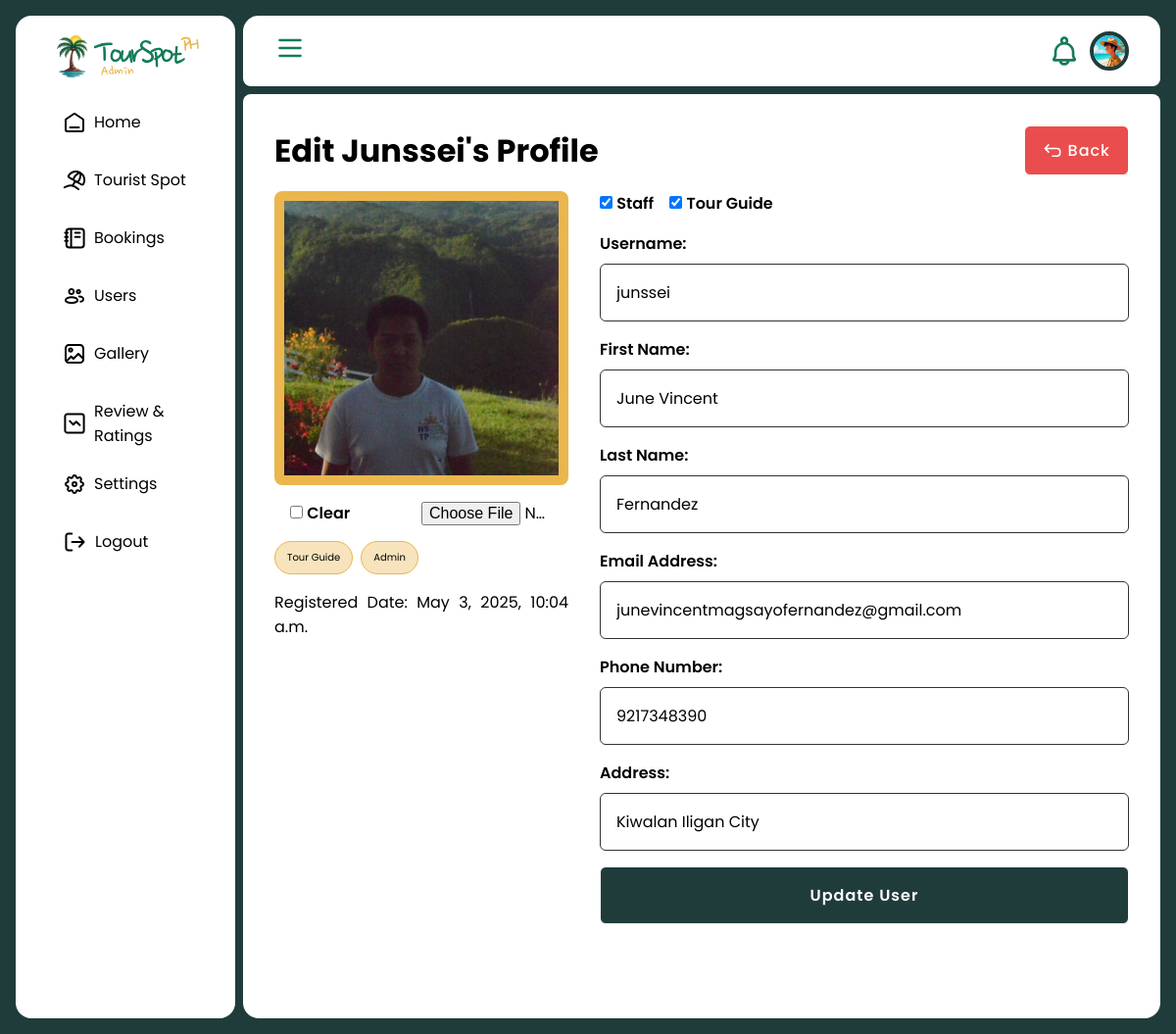
Screenshot of /ts-admin/users/1/edit with the database file from the repository.
### booking/models.py (models this page shows, shortened)
class CustomUser(AbstractBaseUser, PermissionsMixin):
    email = models.EmailField(unique=True)
    address = models.CharField(max_length=150, blank=True)
    phone = models.CharField(max_length=15, blank=True)
    first_name = models.CharField(max_length=50, blank=True)
    last_name = models.CharField(max_length=50, blank=True)
    registration_date = models.DateTimeField(auto_now_add=True)
    username = models.CharField(max_length=30, unique=True, blank=True)
    image = models.ImageField(
        upload_to='profiles', blank=True, null=True, validators=[
            FileExtensionValidator(allowed_extensions=['jpg', 'jpeg', 'webp']),
            validate_image_size
        ])
    is_active = models.BooleanField(default=True)
    is_staff = models.BooleanField(default=False)
    is_tourguide = models.BooleanField(default=False)
    objects = CustomUserManager()
    USERNAME_FIELD = 'email'
    REQUIRED_FIELDS = []

### booking/views/adminViews.py (the view)
# urls.py: path('ts-admin/users/<int:id>/edit', adminViews.edit_user, name='edit_user'),
def edit_user(request, id):
    list = CustomUser.objects.get(id=id)
    if request.method == 'POST':
        form = EditUserAdminForm(request.POST, request.FILES, instance=list)
        if form.is_valid():
            form.save()
            messages.success(request, "Update successfully!")
            return redirect('view_user', id)
        else:
            messages.error(request, "Update failed!")
            return redirect('edit_user', id)
    else:
        form = EditUserAdminForm(instance=list)
    context = {
        'action': "Edit",
        'title': "User",
        'form': form,
        'list': list,
    }
    template = loader.get_template('admin/users/edit.html')
    return HttpResponse(template.render(context, request))

### booking/forms.py
class EditUserAdminForm(forms.ModelForm):
    first_name = forms.CharField(widget=forms.TextInput(attrs={
        'placeholder': 'First Name',
    }))
    last_name = forms.CharField(widget=forms.TextInput(attrs={
        'placeholder': 'Last Name'
    }))
    email = forms.EmailField(widget=forms.EmailInput(attrs={
        'placeholder': 'Email Address'
    }))
    username = forms.CharField(widget=forms.TextInput(attrs={
        'placeholder': 'Username'
    }))
    phone = forms.CharField(widget=forms.NumberInput(attrs={
        'placeholder': 'Phone Number'
    }), required=False)
    address = forms.CharField(widget=forms.TextInput(attrs={
        'placeholder': 'Address'
    }), required=False)
    image = forms.ImageField(widget=forms.ClearableFileInput(attrs={
        'accept': 'image/jpeg,  image/png, image/webp',
    }), required=False)
    is_staff = forms.BooleanField(required=False)
    is_tourguide = forms.BooleanField(required=False)
    class Meta:
        model = CustomUser
        fields = 'first_name', 'last_name', 'email', 'phone', 'address', 'username', 'image', 'is_staff', 'is_tourguide'

### booking/templates/admin/users/edit.html (shortened to what this page needs)
{% extends 'admin/master-admin.html' %}
{% load static %}
{% block content %}
<div class="content_header">
    <h1> {{ action }} {{ list.username }}'s Profile </h1>
    <a href="{% url 'users' %}" class="button-small-long button-clrprimary-wimg button-red"><img src="{% static 'icon/action-icons=back-01.svg' %}"><span> Back </span></a>
</div>
<div class="content_body">
    <form action="" class="info-container form-container" method="POST" enctype="multipart/form-data">
        <div class="profile-section">
            {% if list.image.url != null %}
            <img src="{{ list.image.url }}" class="profile-img">
            {% else %}
            <img src="/media/profiles/default-profile.jpeg" class="profile-img">
            {% endif %}
            <div class="input-group">
                <div class="input-container-image">
                    <div>
                        <input type="checkbox" name="image-clear" id="image-clear_id">
                        <label for="image-clear_id">Clear</label><br>
                    </div>
                    <input type="file" name="image" accept="image/*" id="id_image">
                </div>
            </div>
            <div class="profile-desc">
                <div class="profile-usertags">
                    {% if list.is_tourguide %}
                        <a class="roletags tags"> Tour Guide </a>
                    {% endif %}
                    {% if list.is_staff %}
                        <a class="roletags tags"> Admin </a>
                    {% endif %}
                </div>
                <p> Registered Date: {{ list.registration_date }} </p>
            </div>
        </div>
        <div class="details-section">
            <div class="form-container">
                <div class="input-group">
                    <div class="input-container-select">
                        <div>
                            {{ form.is_staff }} <label for="is_staff"> Staff </label>
                        </div>
                        <div>
                            {{ form.is_tourguide }} <label for="is_tourguide"> Tour Guide </label>
                        </div>
                    </div>
                </div>
                <div class="input-group">
                    <label for="username">Username: </label>
                    <div class="input-container">
                        {{ form.username }}
                    </div>
                </div>
                <div class="input-group">
                    <label for="first_name">First Name: </label>
                    <div class="input-container">
                        {{ form.first_name }}
                    </div>
                </div>
                <div class="input-group">
                    <label for="last_name">Last Name: </label>
                    <div class="input-container">
                        {{ form.last_name }}
                    </div>
                </div>
                <div class="input-group">
                    <label for="email">Email Address: </label>
                    <div class="input-container">
                        {{ form.email }}
                    </div>
                </div>
                <div class="input-group">
                    <label for="phone">Phone Number: </label>
                    <div class="input-container">
                        {{ form.phone }}
                    </div>
                </div>
                <div class="input-group">
                    <label for="address">Address: </label>
                    <div class="input-container">
                        {{ form.address }}
                    </div>
                </div>
                <button class="button button-clrbackground"> Update User </button>
            </div>
        </div>
    </form>
</div>
{% endblock %}

### static/css/component.css (style rules this page uses)
:root { --font_family: "Poppins", sans-serif; --primary: #127C56; --secondary: #EAB64D; --background: #1F3C3B; --red: #EA4D4D; --darkred: #7C1214; --gray: #323232; --lightgray: #EDEDED; --blue: #4D9BEA; --darkblue: #127C9B; --green: #4DEA5F; --darkgreen: #127C56; --black: #000000; --white: #FFFFFF; --header_32px: 32px; --header_24px: 24px; --header_20px: 20px; --header_18px: 18px; --normal_16px: 16px; --normal_14px: 14px; --normal_12px: 12px; --normal_10px: 10px; --normal_8px: 8px; --normal_6px: 6px; }
h1 { text-transform: capitalize; }
.tags { font-size: 12px; padding: 8px 12px; border-radius: 64px; border: 1px solid var(--black); }
input[type="text"], input[type="password"], input[type="email"], input[type="number"], select, textarea, input[type="time"], input[type="file"], input[type="date"] { width: 100%; cursor: text !important; height: 100%; border: none; outline: none; font-size: 16px; font-weight: 400; font-style: normal; font-family: var(--font_family); }
.button-small-long { text-align: center; text-decoration: none; font-family: "Poppins", sans-serif; font-style: normal; font-weight: 500; padding: 12px 18px; gap: 6px; font-size: 16px; border-radius: 6px; letter-spacing: 1px; border: solid 1px var(--black); }
.button { text-align: center; text-decoration: none; font-family: "Poppins", sans-serif; font-style: normal; font-weight: 600; padding: 16px; gap: 10px; font-size: 16px; border-radius: 6px; letter-spacing: 1px; border: solid 1px var(--black); }
.button-clrbackground { cursor: pointer; color: var(--white); border-color: var(--white); background-color: var(--background); }
.button-clrprimary-wimg { display: flex; cursor: pointer; flex-direction: row; align-items: center; color: var(--white); border-color: var(--white); background-color: var(--primary); }
.button-clrprimary-wimg img { width: 20px; height: auto; filter: brightness(0) saturate(100%) invert(100%) sepia(100%) saturate(0%) hue-rotate(288deg) brightness(102%) contrast(102%); }
.button-red { background-color: var(--red) !important; }

### static/css/admin/admin-style.css (style rules this page uses)
* { margin: 0; padding: 0; box-sizing: border-box; }
body { width: 100vw; height: 100vh; position: relative; color: var(--black); font-family: 'Poppins', sans-serif; background-color: var(--background); }

### static/css/admin/admin-forms.css (style rules this page uses)
.form-container { gap: 16px; width: 100%; display: flex; position: relative; padding: 0 0 32px 0; flex-direction: column; }
.form-container .input-group { gap: 8px; display: flex; flex-direction: column; }
.input-group label { font-size: 16px; font-weight: 600; }
.input-group .input-container { padding: 16px; display: flex; border-radius: 6px; align-items: center; border: 1px solid var(--gray); }
.input-group .input-container-select { gap: 16px; display: flex; flex-direction: row; }
.input-container-image { padding: 0 16px; gap: 16px; width: 100%; display: flex; flex-direction: row; align-items: center; justify-content: space-between; }
.input-container-image input[type="file"] { width: 50%; }

### static/css/admin/admin-content.css (style rules this page uses)
.content .content_header { display: flex; flex-direction: row; align-items: center; justify-content: space-between; }
.content .content_body { width: 100%; height: 100%; position: relative; }
.info-container { gap: 32px; width: 100%; display: flex; position: relative; flex-direction: row; justify-content: space-between; }
.info-container .details-section { gap: 16px; width: 100%; display: flex; flex-direction: column; }
.info-container .profile-section { gap: 16px; display: flex; flex-direction: column; }
.profile-section .profile-img { width: auto; height: 300px; min-width: 300px; max-height: 300px; object-fit: cover; position: relative; border-radius: 8px; background-size: contain; background-position: left; border: 10px solid var(--secondary); }
.profile-section .profile-desc { gap: 16px; display: flex; text-align: justify; flex-direction: column; }
.profile-desc .profile-usertags { gap: 8px; display: flex; flex-wrap: wrap; flex-direction: row; justify-content:first baseline; }
.profile-usertags .tags { padding: 8px 12px; font-size: 10px; border-radius: 32px; border: 1px solid var(--secondary); background-color: #eab64d5f; }

### rows the page displays
CustomUser: username "Junssei", image (picture), registration_date "May 3, 2025, 10:04 a.m.", is_staff "☑", is_tourguide "☑", username "junssei", first_name "June Vincent", last_name "Fernandez", email "junevincentmagsayofernandez@gmail.com", phone "9217348390", address "Kiwalan Iligan City"

### other values shown
{{ action }} "Edit"
